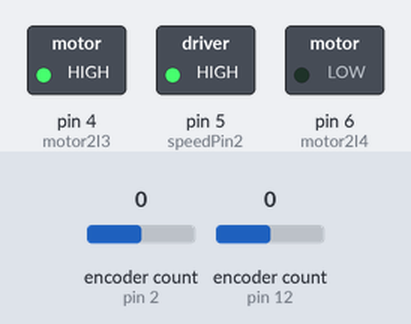
The sketch below on a simulated Arduino Uno, built with avr-gcc and run on an emulated ATmega328P. On the bench: switched loads named in the sketch (green lamp = pin HIGH). Inputs (shaded band) come from the test bench; at power-on: encoder count (sensors on pin 2, pin 12) 0. What the sketch prints to the serial monitor is not drawn.

Above: at 0.1 s.
Timing chart, 0 to 1.6 s (numbered marks = the images above):
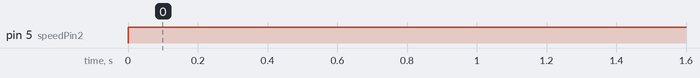

The sketch:

pidTest.ino
```cpp
// Motor Control lab
// Bereket Abraham

#include <Encoder.h>
#include <PID_v1.h>

double setpoint = 75;
double input = 0, output = 0;
double kp = 10, ki = 0.1, kd = 0.001;

long oldPos = 0;
unsigned long oldTime = 0;

//Specify the links and initial tuning parameters
PID motorPID(&input, &output, &setpoint, kp,ki,kd, DIRECT);

Encoder hallEncoder(2, 3);
Encoder knobEncoder(12, 13);
volatile long hallPos = -999;
long knobPos = -999;

const int motor2I3 = 4;
const int motor2I4 = 6;
const int speedPin2 = 5;

void setup() {
  Serial.begin(9600);

  pinMode(motor2I3,OUTPUT);
  pinMode(motor2I4,OUTPUT);
  pinMode(speedPin2,OUTPUT);
  // defaults
  Serial.println("Motor 2 Forward");
  digitalWrite(motor2I3, HIGH);
  digitalWrite(motor2I4, LOW);
  analogWrite(speedPin2, 200);

  //turn the PID on
  motorPID.SetMode(AUTOMATIC);

  knobEncoder.write(0);
}

void loop() {
  long knobNew = knobEncoder.read();
  if (knobNew != knobPos) {
    knobPos = knobNew;
    analogWrite(speedPin2, constrain(knobNew*10, 0,255));
  }

  input = (double)computeSpeed();
  motorPID.Compute();
  analogWrite(speedPin2, output);

  Serial.print(input);
  Serial.print("  |  ");
  Serial.println(output);
  delay(100);
}

// speed will scale with the overall loop time :(
double computeSpeed() {
  unsigned long newTime = millis();
  hallPos = hallEncoder.read();
  //Serial.println(hallPos);
  long vel = (hallPos - oldPos)*1000 / (long)(newTime - oldTime);
  oldPos = hallPos;
  oldTime = newTime;
  return map(vel, 0,1000, 0,100);
}
```

Measured:
- by itself, pin 5 (speedPin2): LOW → HIGH at 0.00 s
